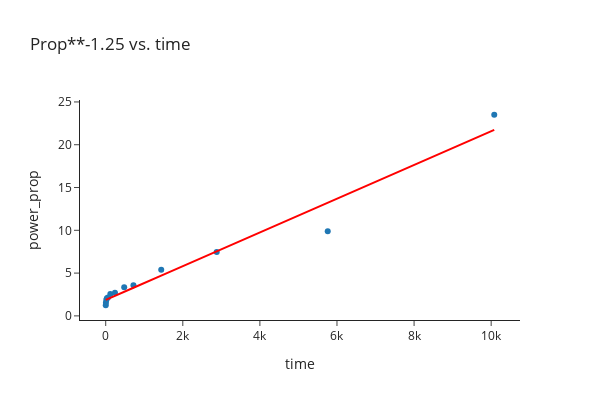

Write notebook code for a chart like this one.
### Markdown cell above
### Transforming y

### Code cell
# power y by -1.25
df['power_prop'] = df['prop']**-1.25

# plot
fig = px.scatter(df, x='time', y='power_prop', width=600, height=400, trendline='ols', trendline_color_override='red',
                 title='Prop**-1.25 vs. time')
fig.show()

# regression
reg = simple_ols(df, x='time', y='power_prop')

### Figure 1 — Plotly figure (JSON) as saved in the notebook; plotly's stock layout.template omitted (floating-point values rounded to 4 significant figures)
{"data": [{"hovertemplate": "time=%{x}<br>power_prop=%{y}<extra></extra>", "legendgroup": "", "marker": {"color": "#1F77B4", "symbol": "circle"}, "mode": "markers", "name": "", "orientation": "v", "showlegend": false, "type": "scatter", "x": [1, 5, 15, 30, 60, 120, 240, 480, 720, 1440, 2880, 5760, 10080], "xaxis": "x", "y": [1.244, 1.534, 1.855, 2.064, 2.16, 2.57, 2.713, 3.352, 3.586, 5.386, 7.477, 9.882, 23.5], "yaxis": "y"}, {"hovertemplate": "<b>OLS trendline</b><br>power_prop = 0.00197083 * time + 1.86937<br>R<sup>2</sup>=0.963608<br><br>time=%{x}<br>power_prop=%{y} <b>(trend)</b><extra></extra>", "legendgroup": "", "line": {"color": "red"}, "marker": {"color": "#1F77B4", "symbol": "circle"}, "mode": "lines", "name": "", "showlegend": false, "type": "scatter", "x": [1, 5, 15, 30, 60, 120, 240, 480, 720, 1440, 2880, 5760, 10080], "xaxis": "x", "y": [1.871, 1.879, 1.899, 1.928, 1.988, 2.106, 2.342, 2.815, 3.288, 4.707, 7.545, 13.22, 21.74], "yaxis": "y"}], "layout": {"height": 400, "legend": {"tracegroupgap": 0}, "title": {"text": "Prop**-1.25 vs. time"}, "width": 600, "xaxis": {"anchor": "y", "domain": [0.0, 1.0], "title": {"text": "time"}}, "yaxis": {"anchor": "x", "domain": [0.0, 1.0], "title": {"text": "power_prop"}}}}
